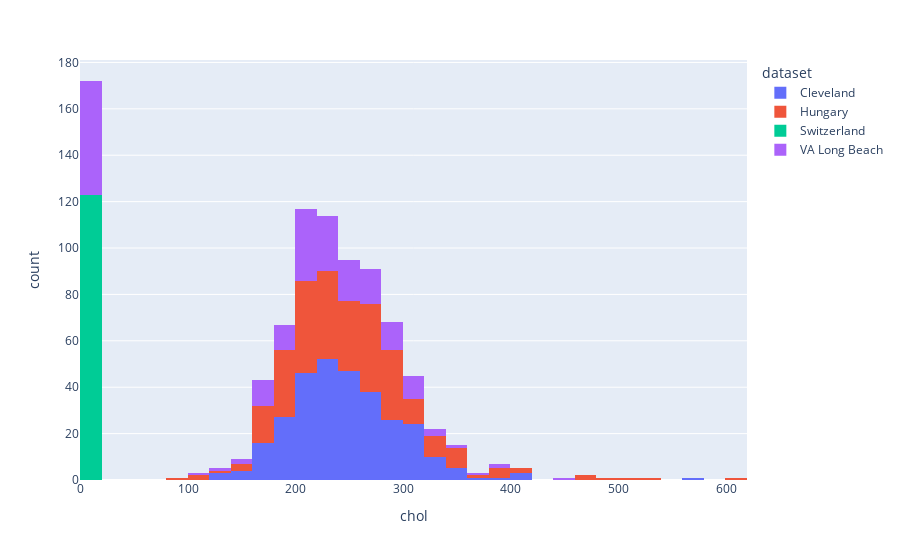

Source (notebook cell):
### Code cell
# plot of chol groupby dataset using ploly
fig = px.histogram(df, x='chol', color='dataset')
fig.show()

### Figure 1 — Plotly figure (JSON) as saved in the notebook; plotly's stock layout.template omitted (floating-point values rounded to 4 significant figures; data arrays with more than 128 entries replaced by an {"elided": "..."} marker saying what was removed)
{"data": [{"alignmentgroup": "True", "bingroup": "x", "hovertemplate": "dataset=Cleveland<br>chol=%{x}<br>count=%{y}<extra></extra>", "legendgroup": "Cleveland", "marker": {"color": "#636efa", "pattern": {"shape": ""}}, "name": "Cleveland", "offsetgroup": "Cleveland", "orientation": "v", "showlegend": true, "type": "histogram", "x": {"elided": "304 int values"}, "xaxis": "x", "yaxis": "y"}, {"alignmentgroup": "True", "bingroup": "x", "hovertemplate": "dataset=Hungary<br>chol=%{x}<br>count=%{y}<extra></extra>", "legendgroup": "Hungary", "marker": {"color": "#EF553B", "pattern": {"shape": ""}}, "name": "Hungary", "offsetgroup": "Hungary", "orientation": "v", "showlegend": true, "type": "histogram", "x": {"elided": "293 int values"}, "xaxis": "x", "yaxis": "y"}, {"alignmentgroup": "True", "bingroup": "x", "hovertemplate": "dataset=Switzerland<br>chol=%{x}<br>count=%{y}<extra></extra>", "legendgroup": "Switzerland", "marker": {"color": "#00cc96", "pattern": {"shape": ""}}, "name": "Switzerland", "offsetgroup": "Switzerland", "orientation": "v", "showlegend": true, "type": "histogram", "x": [0, 0, 0, 0, 0, 0, 0, 0, 0, 0, 0, 0, 0, 0, 0, 0, 0, 0, 0, 0, 0, 0, 0, 0, 0, 0, 0, 0, 0, 0, 0, 0, 0, 0, 0, 0, 0, 0, 0, 0, 0, 0, 0, 0, 0, 0, 0, 0, 0, 0, 0, 0, 0, 0, 0, 0, 0, 0, 0, 0, 0, 0, 0, 0, 0, 0, 0, 0, 0, 0, 0, 0, 0, 0, 0, 0, 0, 0, 0, 0, 0, 0, 0, 0, 0, 0, 0, 0, 0, 0, 0, 0, 0, 0, 0, 0, 0, 0, 0, 0, 0, 0, 0, 0, 0, 0, 0, 0, 0, 0, 0, 0, 0, 0, 0, 0, 0, 0, 0, 0, 0, 0, 0], "xaxis": "x", "yaxis": "y"}, {"alignmentgroup": "True", "bingroup": "x", "hovertemplate": "dataset=VA Long Beach<br>chol=%{x}<br>count=%{y}<extra></extra>", "legendgroup": "VA Long Beach", "marker": {"color": "#ab63fa", "pattern": {"shape": ""}}, "name": "VA Long Beach", "offsetgroup": "VA Long Beach", "orientation": "v", "showlegend": true, "type": "histogram", "x": {"elided": "200 int values"}, "xaxis": "x", "yaxis": "y"}], "layout": {"barmode": "relative", "legend": {"title": {"text": "dataset"}, "tracegroupgap": 0}, "margin": {"t": 60}, "xaxis": {"anchor": "y", "domain": [0, 1], "title": {"text": "chol"}}, "yaxis": {"anchor": "x", "domain": [0, 1], "title": {"text": "count"}}}}
